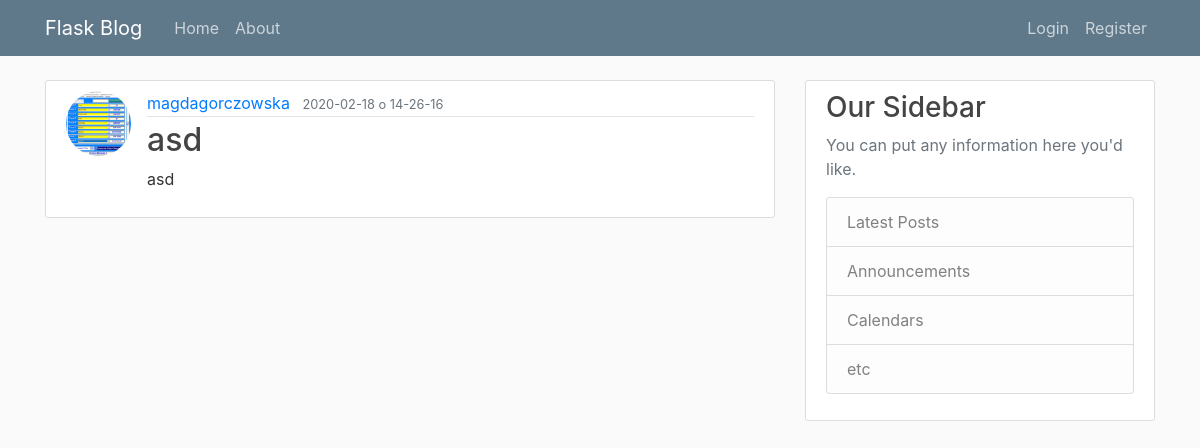
/post/1, run on an earlier commit of the app's database.
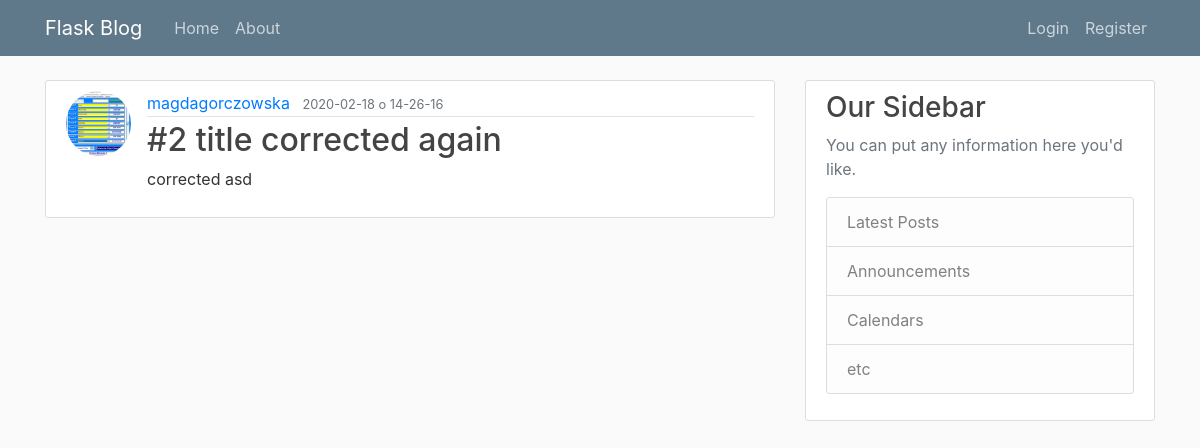
And on a later commit of the database.
### flaskblog/models.py (models this page shows, shortened)
class User(db.Model, UserMixin):
    id = db.Column(db.Integer, primary_key=True)
    username = db.Column(db.String(20), unique=True, nullable=False)
    email = db.Column(db.String(120), unique=True, nullable=False)
    image_file = db.Column(db.String(20), nullable=False, default='default.jpg')
    password = db.Column(db.String(60), nullable=False)
    posts = db.relationship('Post', backref='author', lazy=True)

class Post(db.Model):
    id = db.Column(db.Integer, primary_key=True)
    title = db.Column(db.String(100), nullable=False)
    date_posted = db.Column(db.DateTime, nullable=False, default=datetime.utcnow)
    content = db.Column(db.String(5000), nullable=False)
    user_id = db.Column(db.Integer, db.ForeignKey('user.id'), nullable=False)

### flaskblog/routes.py (the view)
@app.route("/post/<int:post_id>")
def post(post_id):
    post = Post.query.get_or_404(post_id)
    return render_template('post.html', title=post.title, post=post)

### flaskblog/templates/post.html
{% extends "layout.html" %}
{% block content %}
            <article class="media content-section">
                <img src=" {{ url_for('static', filename='profile_pics/' + post.author.image_file) }} " class='rounded-circle article-img' alt="user avatar">
                <div class="media-body">
                <div class="article-metadata">
                    <a class="mr-2" href="#">{{ post.author.username }}</a>
                    <small class="text-muted">{{ post.date_posted.strftime('%Y-%m-%d o %H-%M-%S') }}</small>
                </div>
                <h2 class="article-title" href="#">{{ post.title }}</h2>
                <p class="article-content">{{ post.content }}</p>
                </div>
            </article>
{% endblock content %}

### flaskblog/templates/layout.html (shortened to what this page needs)
<!DOCTYPE html>
<html>
<head>
    <link rel="stylesheet" href="https://maxcdn.bootstrapcdn.com/bootstrap/4.0.0/css/bootstrap.min.css">
    <link rel="stylesheet" type="text/css" href="{{ url_for('static', filename='main.css') }}">
</head>
<body>
    <header class="site-header">
      <nav class="navbar navbar-expand-md navbar-dark bg-steel fixed-top">
        <div class="container">
          <a class="navbar-brand mr-4" href="/">Flask Blog</a>
          <div class="collapse navbar-collapse" id="navbarToggle">
            <div class="navbar-nav mr-auto">
              <a class="nav-item nav-link" href="{{ url_for('home') }}">Home</a>
              <a class="nav-item nav-link" href="{{ url_for('about') }}">About</a>
            </div>
            <div class="navbar-nav">
              {% if current_user.is_authenticated %}
                <a class="nav-item nav-link" href="{{ url_for('new_post') }}">New Post</a>
                <a class="nav-item nav-link" href="{{ url_for('account') }}">Account</a>
                <a class="nav-item nav-link" href="{{ url_for('logout') }}">Logout</a>
              {% else %}
                <a class="nav-item nav-link" href="{{ url_for('login') }}">Login</a>
                <a class="nav-item nav-link" href="{{ url_for('register') }}">Register</a>
              {% endif %}
            </div>
          </div>
        </div>
      </nav>
    </header>
    <main role="main" class="container">
      <div class="row">
        <div class="col-md-8">
          {% block content %}{% endblock %}
        </div>
        <div class="col-md-4">
          <div class="content-section">
            <h3>Our Sidebar</h3>
            <p class='text-muted'>You can put any information here you'd like.
              <ul class="list-group">
                <li class="list-group-item list-group-item-light">Latest Posts</li>
                <li class="list-group-item list-group-item-light">Announcements</li>
                <li class="list-group-item list-group-item-light">Calendars</li>
                <li class="list-group-item list-group-item-light">etc</li>
              </ul>
            </p>
          </div>
        </div>
      </div>
    </main>
</body>
</html>

### flaskblog/static/main.css (style rules this page uses)
body { background: #fafafa; color: #333333; margin-top: 5rem; }
h1, h2, h3, h4, h5, h6 { color: #444444; }
.bg-steel { background-color: #5f788a; }
.site-header .navbar-nav .nav-link { color: #cbd5db; }
.content-section { background: #ffffff; padding: 10px 20px; border: 1px solid #dddddd; border-radius: 3px; margin-bottom: 20px; }
.article-title { color: #444444; }
.article-content { white-space: pre-line; }
.article-img { height: 65px; width: 65px; margin-right: 16px; }
.article-metadata { padding-bottom: 1px; margin-bottom: 4px; border-bottom: 1px solid #e3e3e3 }

What changed in the data, as far as the page shows it:
changed Post: title "asd" → "#2 title corrected again"; content "asd" → "corrected asd"
